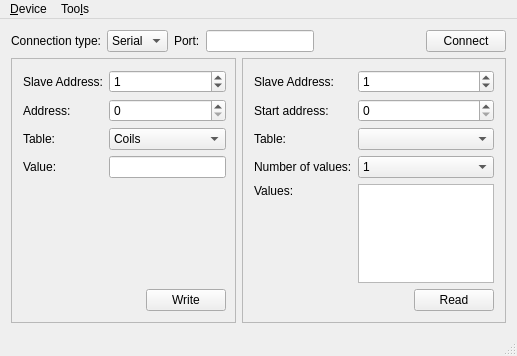
<?xml version="1.0" encoding="UTF-8"?>
<ui version="4.0">
 <class>MainWindow</class>
 <widget class="QMainWindow" name="MainWindow">
  <property name="geometry">
   <rect>
    <x>0</x>
    <y>0</y>
    <width>517</width>
    <height>356</height>
   </rect>
  </property>
  <property name="windowTitle">
   <string>Modbus Master Example</string>
  </property>
  <widget class="QWidget" name="centralWidget">
   <layout class="QVBoxLayout" name="verticalLayout">
    <item>
     <layout class="QGridLayout" name="gridLayout">
      <item row="0" column="0">
       <widget class="QLabel" name="label_111">
        <property name="text">
         <string>Connection type:</string>
        </property>
       </widget>
      </item>
      <item row="0" column="1">
       <widget class="QComboBox" name="connectType">
        <property name="text" stdset="0">
         <string>Connection type:</string>
        </property>
        <item>
         <property name="text">
          <string>Serial</string>
         </property>
        </item>
        <item>
         <property name="text">
          <string>TCP</string>
         </property>
        </item>
       </widget>
      </item>
      <item row="0" column="2">
       <widget class="QLabel" name="label_2">
        <property name="sizePolicy">
         <sizepolicy hsizetype="Maximum" vsizetype="Preferred">
          <horstretch>0</horstretch>
          <verstretch>0</verstretch>
         </sizepolicy>
        </property>
        <property name="text">
         <string>Port:</string>
        </property>
       </widget>
      </item>
      <item row="0" column="3">
       <widget class="QLineEdit" name="portEdit">
        <property name="sizePolicy">
         <sizepolicy hsizetype="Preferred" vsizetype="Fixed">
          <horstretch>0</horstretch>
          <verstretch>0</verstretch>
         </sizepolicy>
        </property>
       </widget>
      </item>
      <item row="0" column="4">
       <spacer name="horizontalSpacer">
        <property name="orientation">
         <enum>Qt::Horizontal</enum>
        </property>
        <property name="sizeHint" stdset="0">
         <size>
          <width>40</width>
          <height>20</height>
         </size>
        </property>
       </spacer>
      </item>
      <item row="0" column="5">
       <widget class="QPushButton" name="connectButton">
        <property name="sizePolicy">
         <sizepolicy hsizetype="Maximum" vsizetype="Fixed">
          <horstretch>0</horstretch>
          <verstretch>0</verstretch>
         </sizepolicy>
        </property>
        <property name="text">
         <string>Connect</string>
        </property>
        <property name="checkable">
         <bool>false</bool>
        </property>
       </widget>
      </item>
     </layout>
    </item>
    <item>
     <layout class="QHBoxLayout" name="horizontalLayout_5" stretch="0,0">
      <item>
       <widget class="QFrame" name="frame">
        <property name="minimumSize">
         <size>
          <width>225</width>
          <height>0</height>
         </size>
        </property>
        <property name="frameShape">
         <enum>QFrame::StyledPanel</enum>
        </property>
        <property name="frameShadow">
         <enum>QFrame::Plain</enum>
        </property>
        <layout class="QHBoxLayout" name="horizontalLayout_3" stretch="0">
         <property name="rightMargin">
          <number>9</number>
         </property>
         <item>
          <layout class="QGridLayout" name="gridLayout_2">
           <item row="5" column="1">
            <layout class="QHBoxLayout" name="horizontalLayout_2">
             <item>
              <spacer name="horizontalSpacer_3">
               <property name="orientation">
                <enum>Qt::Horizontal</enum>
               </property>
               <property name="sizeHint" stdset="0">
                <size>
                 <width>40</width>
                 <height>20</height>
                </size>
               </property>
              </spacer>
             </item>
             <item>
              <widget class="QPushButton" name="writeButton">
               <property name="text">
                <string>Write</string>
               </property>
              </widget>
             </item>
            </layout>
           </item>
           <item row="0" column="1">
            <widget class="QSpinBox" name="writeSlave">
             <property name="readOnly">
              <bool>false</bool>
             </property>
             <property name="specialValueText">
              <string>broadcast</string>
             </property>
             <property name="accelerated">
              <bool>true</bool>
             </property>
             <property name="minimum">
              <number>0</number>
             </property>
             <property name="maximum">
              <number>255</number>
             </property>
             <property name="value">
              <number>1</number>
             </property>
            </widget>
           </item>
           <item row="4" column="1">
            <spacer name="verticalSpacer_3">
             <property name="orientation">
              <enum>Qt::Vertical</enum>
             </property>
             <property name="sizeHint" stdset="0">
              <size>
               <width>20</width>
               <height>40</height>
              </size>
             </property>
            </spacer>
           </item>
           <item row="3" column="0">
            <widget class="QLabel" name="label_8">
             <property name="text">
              <string>Value:</string>
             </property>
            </widget>
           </item>
           <item row="1" column="0">
            <widget class="QLabel" name="label_7">
             <property name="text">
              <string>Address:</string>
             </property>
            </widget>
           </item>
           <item row="3" column="1">
            <widget class="QLineEdit" name="writeValue"/>
           </item>
           <item row="1" column="1">
            <widget class="QSpinBox" name="writeAddress">
             <property name="maximum">
              <number>9</number>
             </property>
            </widget>
           </item>
           <item row="2" column="0">
            <widget class="QLabel" name="label_6">
             <property name="text">
              <string>Table:</string>
             </property>
            </widget>
           </item>
           <item row="2" column="1">
            <widget class="QComboBox" name="writeTable">
             <item>
              <property name="text">
               <string>Coils</string>
              </property>
             </item>
             <item>
              <property name="text">
               <string>Holding Registers</string>
              </property>
             </item>
            </widget>
           </item>
           <item row="0" column="0">
            <widget class="QLabel" name="label_10">
             <property name="text">
              <string>Slave Address:</string>
             </property>
            </widget>
           </item>
          </layout>
         </item>
        </layout>
       </widget>
      </item>
      <item>
       <widget class="QFrame" name="frame_2">
        <property name="minimumSize">
         <size>
          <width>250</width>
          <height>0</height>
         </size>
        </property>
        <property name="frameShape">
         <enum>QFrame::StyledPanel</enum>
        </property>
        <property name="frameShadow">
         <enum>QFrame::Plain</enum>
        </property>
        <layout class="QHBoxLayout" name="horizontalLayout_4">
         <item>
          <layout class="QGridLayout" name="gridLayout_3">
           <item row="3" column="1">
            <widget class="QComboBox" name="readSize">
             <item>
              <property name="text">
               <string>1</string>
              </property>
             </item>
             <item>
              <property name="text">
               <string>2</string>
              </property>
             </item>
             <item>
              <property name="text">
               <string>3</string>
              </property>
             </item>
             <item>
              <property name="text">
               <string>4</string>
              </property>
             </item>
             <item>
              <property name="text">
               <string>5</string>
              </property>
             </item>
             <item>
              <property name="text">
               <string>6</string>
              </property>
             </item>
             <item>
              <property name="text">
               <string>7</string>
              </property>
             </item>
             <item>
              <property name="text">
               <string>8</string>
              </property>
             </item>
             <item>
              <property name="text">
               <string>9</string>
              </property>
             </item>
             <item>
              <property name="text">
               <string>10</string>
              </property>
             </item>
            </widget>
           </item>
           <item row="6" column="1">
            <layout class="QHBoxLayout" name="horizontalLayout">
             <item>
              <spacer name="horizontalSpacer_2">
               <property name="orientation">
                <enum>Qt::Horizontal</enum>
               </property>
               <property name="sizeHint" stdset="0">
                <size>
                 <width>40</width>
                 <height>20</height>
                </size>
               </property>
              </spacer>
             </item>
             <item>
              <widget class="QPushButton" name="readButton">
               <property name="sizePolicy">
                <sizepolicy hsizetype="Maximum" vsizetype="Fixed">
                 <horstretch>0</horstretch>
                 <verstretch>0</verstretch>
                </sizepolicy>
               </property>
               <property name="text">
                <string>Read</string>
               </property>
              </widget>
             </item>
            </layout>
           </item>
           <item row="1" column="1">
            <widget class="QSpinBox" name="readAddress">
             <property name="maximum">
              <number>9</number>
             </property>
            </widget>
           </item>
           <item row="0" column="0">
            <widget class="QLabel" name="label_11">
             <property name="text">
              <string>Slave Address:</string>
             </property>
            </widget>
           </item>
           <item row="2" column="1">
            <widget class="QComboBox" name="readTable"/>
           </item>
           <item row="1" column="0">
            <widget class="QLabel" name="label_4">
             <property name="text">
              <string>Start address:</string>
             </property>
            </widget>
           </item>
           <item row="0" column="1">
            <widget class="QSpinBox" name="readSlave">
             <property name="readOnly">
              <bool>false</bool>
             </property>
             <property name="specialValueText">
              <string>broadcast</string>
             </property>
             <property name="accelerated">
              <bool>true</bool>
             </property>
             <property name="minimum">
              <number>0</number>
             </property>
             <property name="maximum">
              <number>255</number>
             </property>
             <property name="value">
              <number>1</number>
             </property>
            </widget>
           </item>
           <item row="4" column="0">
            <widget class="QLabel" name="label_9">
             <property name="text">
              <string>Values:</string>
             </property>
            </widget>
           </item>
           <item row="3" column="0">
            <widget class="QLabel" name="label_5">
             <property name="text">
              <string>Number of values:</string>
             </property>
            </widget>
           </item>
           <item row="5" column="0">
            <spacer name="verticalSpacer_2">
             <property name="orientation">
              <enum>Qt::Vertical</enum>
             </property>
             <property name="sizeHint" stdset="0">
              <size>
               <width>20</width>
               <height>40</height>
              </size>
             </property>
            </spacer>
           </item>
           <item row="4" column="1" rowspan="2">
            <widget class="QListWidget" name="readValue"/>
           </item>
           <item row="2" column="0">
            <widget class="QLabel" name="label_3">
             <property name="text">
              <string>Table:</string>
             </property>
            </widget>
           </item>
          </layout>
         </item>
        </layout>
       </widget>
      </item>
     </layout>
    </item>
    <item>
     <spacer name="verticalSpacer">
      <property name="orientation">
       <enum>Qt::Vertical</enum>
      </property>
      <property name="sizeHint" stdset="0">
       <size>
        <width>417</width>
        <height>1</height>
       </size>
      </property>
     </spacer>
    </item>
   </layout>
  </widget>
  <widget class="QStatusBar" name="statusBar"/>
  <widget class="QMenuBar" name="menuBar">
   <property name="geometry">
    <rect>
     <x>0</x>
     <y>0</y>
     <width>517</width>
     <height>20</height>
    </rect>
   </property>
   <widget class="QMenu" name="menuDevice">
    <property name="title">
     <string>&amp;Device</string>
    </property>
    <addaction name="actionConnect"/>
    <addaction name="actionDisconnect"/>
    <addaction name="separator"/>
    <addaction name="actionExit"/>
   </widget>
   <widget class="QMenu" name="menuToo_ls">
    <property name="title">
     <string>Too&amp;ls</string>
    </property>
    <addaction name="actionOptions"/>
   </widget>
   <addaction name="menuDevice"/>
   <addaction name="menuToo_ls"/>
  </widget>
  <action name="actionConnect">
   <property name="icon">
    <iconset resource="../../can/can.qrc">
     <normaloff>:/images/connect.png</normaloff>:/images/connect.png</iconset>
   </property>
   <property name="text">
    <string>&amp;Connect</string>
   </property>
  </action>
  <action name="actionDisconnect">
   <property name="icon">
    <iconset resource="../../can/can.qrc">
     <normaloff>:/images/disconnect.png</normaloff>:/images/disconnect.png</iconset>
   </property>
   <property name="text">
    <string>&amp;Disconnect</string>
   </property>
  </action>
  <action name="actionExit">
   <property name="icon">
    <iconset resource="../../can/can.qrc">
     <normaloff>:/images/application-exit.png</normaloff>:/images/application-exit.png</iconset>
   </property>
   <property name="text">
    <string>&amp;Quit</string>
   </property>
  </action>
  <action name="actionOptions">
   <property name="icon">
    <iconset resource="../../can/can.qrc">
     <normaloff>:/images/settings.png</normaloff>:/images/settings.png</iconset>
   </property>
   <property name="text">
    <string>&amp;Options</string>
   </property>
  </action>
 </widget>
 <layoutdefault spacing="6" margin="11"/>
 <resources>
  <include location="../../can/can.qrc"/>
 </resources>
 <connections/>
</ui>
